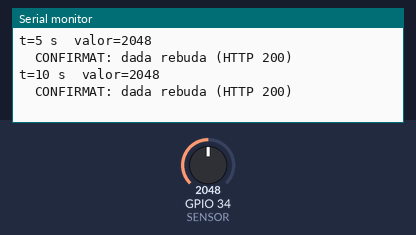
The sketch below on a simulated ESP32. Parts: the last lines printed to the serial monitor. The test bench sets the inputs (shaded band); at power-on: GPIO 34 (SENSOR) = 2048. WiFi joins after 1.5 s; servers stay silent unless stated; uploads are accepted with an empty reply.

Above: at 10.8 s.
10.9 s: GPIO 34 (SENSOR) set to 2866
At 15.18 s:
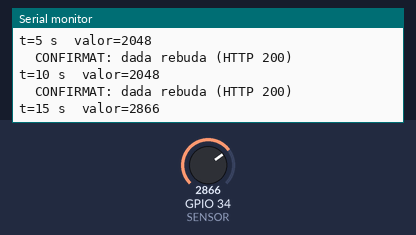
18.4 s: GPIO 34 (SENSOR) set to 3603
At 20.7 s:
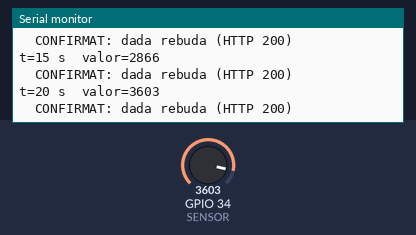
Timing chart, 0 to 22.2 s (numbered marks = the images above; inputs shaded):
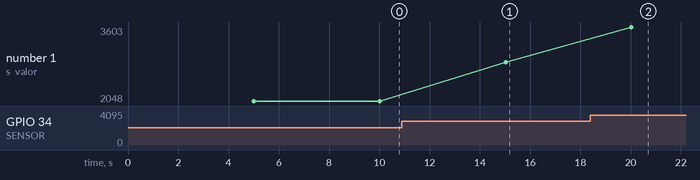

The sketch:

src.ino
```cpp
/*
  COPIA DE VALIDACIO del solucionari SA8-A (ESP32) per a Wokwi CLI.
  NO es material d'alumnat. Difereix de l'original NOMES en:
    - SSID/CLAU: xarxa simulada Wokwi-GUEST (oberta),
    - WEBHOOK_URL: endpoint public estable que respon 200 (example.com),
    - INTERVAL_S: 5 s en lloc de 30 per escurcar la simulacio.
  Tota la logica (enviament, confirmacio HTTP, reconnexio no bloquejant)
  es identica a Reptes/Solucionari/SA8/A_estacio_meteo_esp32/.
*/

#include <WiFi.h>
#include <HTTPClient.h>

const char* SSID = "Wokwi-GUEST";
const char* CLAU = "";

const char* WEBHOOK_URL = "https://example.com/?v=";

const int SENSOR = 34;                  // pin analogic (ex.: LDR/potenciometre)
const int INTERVAL_S = 5;               // fita 3: un enviament cada X segons
const unsigned long TIMEOUT_WIFI = 8000; // ms maxims per intent de reconnexio

unsigned long ultimEnviament = 0;
unsigned long iniciReconnexio = 0;
bool reconnectant = false;

bool wifiOk() {
  if (WiFi.status() == WL_CONNECTED) {
    reconnectant = false;
    return true;
  }
  if (!reconnectant) {
    Serial.println("WiFi caigut: engegant reconnexio (no bloqueja)...");
    WiFi.disconnect();
    WiFi.begin(SSID, CLAU);
    reconnectant = true;
    iniciReconnexio = millis();
  } else if (millis() - iniciReconnexio > TIMEOUT_WIFI) {
    reconnectant = false;   // intent esgotat; se'n fara un altre mes tard
  }
  return false;
}

void enviaWebhook(int valor) {
  HTTPClient http;
  String url = String(WEBHOOK_URL) + String(valor);
  http.begin(url);
  http.setTimeout(5000);        // si el servidor no respon, no ens hi penjem
  int httpCode = http.GET();    // el Form accepta els camps a la mateixa URL
  if (httpCode == 200 || httpCode == 302) {
    Serial.print("  CONFIRMAT: dada rebuda (HTTP ");
    Serial.print(httpCode);
    Serial.println(")");
  } else {
    Serial.print("  ERROR d'enviament (codi ");
    Serial.print(httpCode);
    Serial.println(")");
  }
  http.end();
}

void setup() {
  Serial.begin(115200);
  Serial.println();
  Serial.println("Estacio meteo ESP32 - telemetria cap a un full de calcul");
  WiFi.begin(SSID, CLAU);      // primer intent; wifiOk() en fara el seguiment
  reconnectant = true;
  iniciReconnexio = millis();
}

void loop() {
  if (millis() - ultimEnviament >= (unsigned long)INTERVAL_S * 1000UL) {
    ultimEnviament = millis();

    int lectura = analogRead(SENSOR);        // 0..4095 a l'ESP32
    unsigned long segons = millis() / 1000;  // marca de temps (s des d'engegar)

    Serial.print("t=");
    Serial.print(segons);
    Serial.print(" s  valor=");
    Serial.println(lectura);

    if (wifiOk()) {
      enviaWebhook(lectura);
    } else {
      Serial.println("  (sense WiFi: dada no enviada, el programa continua)");
    }
  }
  delay(50);   // el loop sempre gira: cap espera bloquejant
}
```

Measured:
- after the input at 10.9 s, the serial monitor: prints a new line after 4.1 s (image 1)
- after the input at 18.4 s, the serial monitor: prints a new line after 1.6 s (image 2)
- plotted number 1: 2048 → 2866 after the input at 10.9 s, 2866 → 3603 after the input at 18.4 s
